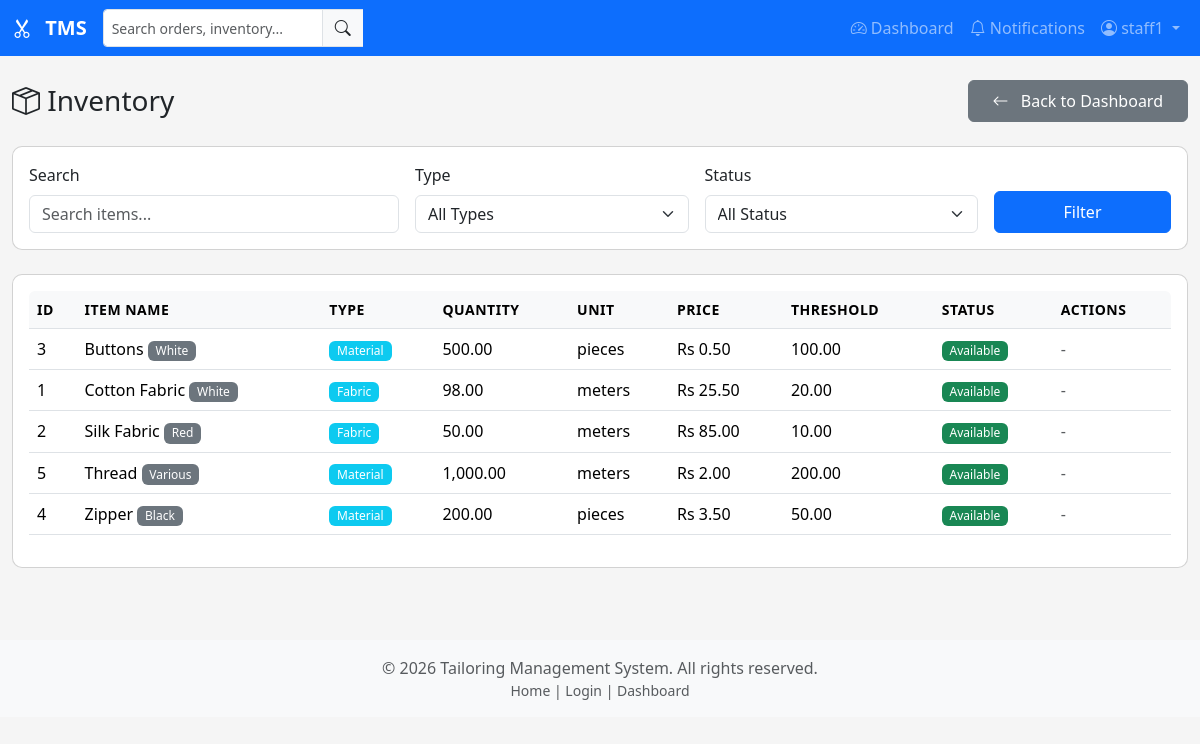
The app's page /staff/inventory.php (signed in) with its own data.
### tables this page shows
CREATE TABLE `inventory` (
  `id` int(11) NOT NULL,
  `item_name` varchar(100) NOT NULL,
  `type` enum('fabric','material','accessory') NOT NULL DEFAULT 'fabric',
  `description` text DEFAULT NULL,
  `quantity` decimal(10,2) NOT NULL DEFAULT 0.00,
  `unit` varchar(20) DEFAULT 'meters' COMMENT 'meters, pieces, kg, etc.',
  `price` decimal(10,2) NOT NULL DEFAULT 0.00,
  `low_stock_threshold` decimal(10,2) NOT NULL DEFAULT 10.00,
  `supplier` varchar(100) DEFAULT NULL,
  `color` varchar(50) DEFAULT NULL,
  `status` enum('available','out_of_stock','discontinued') NOT NULL DEFAULT 'available',
  `created_at` timestamp NOT NULL DEFAULT current_timestamp(),
  `updated_at` timestamp NOT NULL DEFAULT current_timestamp() ON UPDATE current_timestamp()
);

### includes/functions.php (called while the page is built, shortened)
<?php
function baseUrl($path = '') {
    $base = defined('BASE_URL') ? BASE_URL : '/TMS/';
    return rtrim($base, '/') . '/' . ltrim($path, '/');
}
?>

### staff/inventory.php (the view, shortened to what this page needs)
<?php
require_once __DIR__ . '/../includes/functions.php';
require_once __DIR__ . '/../includes/auth.php';
$search = $_GET['search'] ?? '';
$inventoryItems = [];
try {
    $whereConditions = [];
    $params = [];
    $whereClause = !empty($whereConditions) ? 'WHERE ' . implode(' AND ', $whereConditions) : '';
    $stmt = $pdo->prepare("
        SELECT * FROM inventory
        $whereClause
        ORDER BY item_name ASC
    ");
    $stmt->execute($params);
    $inventoryItems = $stmt->fetchAll();
} catch (PDOException $e) {
    $error = 'Error fetching inventory: ' . $e->getMessage();
}
$page = (int)($_GET['page'] ?? 1);
$perPage = 20;
$offset = ($page - 1) * $perPage;
$inventoryItems = array_slice($inventoryItems, $offset, $perPage);
include __DIR__ . '/../includes/header.php';
?>
<div class="container-fluid py-4">
    <div class="row mb-4">
        <div class="col-12">
            <div class="d-flex justify-content-between align-items-center">
                <div>
                    <h1 class="h3 mb-0">
                        <i class="bi bi-box-seam"></i> Inventory
                    </h1>
                </div>
                <div>
                    <a href="<?php echo baseUrl('staff/dashboard.php'); ?>" class="btn btn-secondary">
                        <i class="bi bi-arrow-left"></i> Back to Dashboard
                    </a>
                </div>
            </div>
        </div>
    </div>
    <div class="card mb-4">
        <div class="card-body">
            <form method="GET" class="row g-3">
                <div class="col-md-4">
                    <label for="search" class="form-label">Search</label>
                    <input type="text" class="form-control" id="search" name="search"
                           value="<?php echo htmlspecialchars($search); ?>"
                           placeholder="Search items...">
                </div>
                <div class="col-md-3">
                    <label for="type" class="form-label">Type</label>
                    <select class="form-select" id="type" name="type">
                        <option value="">All Types</option>
                    </select>
                </div>
                <div class="col-md-3">
                    <label for="status" class="form-label">Status</label>
                    <select class="form-select" id="status" name="status">
                        <option value="">All Status</option>
                    </select>
                </div>
                <div class="col-md-2 d-flex align-items-end">
                    <button type="submit" class="btn btn-primary w-100">Filter</button>
                </div>
            </form>
        </div>
    </div>
    <div class="card">
        <div class="card-body">
            <?php if (count($inventoryItems) > 0): ?>
                <div class="table-responsive">
                    <table class="table table-hover">
                        <thead>
                            <tr>
                                <th>ID</th>
                                <th>Item Name</th>
                                <th>Type</th>
                                <th>Quantity</th>
                                <th>Unit</th>
                                <th>Price</th>
                                <th>Threshold</th>
                                <th>Status</th>
                                <th>Actions</th>
                            </tr>
                        </thead>
                        <tbody>
                            <?php foreach ($inventoryItems as $item): ?>
                                <tr class="<?php echo $item['quantity'] <= $item['low_stock_threshold'] && $item['status'] == 'available' ? 'table-warning' : ''; ?>">
                                    <td><?php echo $item['id']; ?></td>
                                    <td>
                                        <?php echo htmlspecialchars($item['item_name']); ?>
                                        <?php if ($item['color']): ?>
                                            <span class="badge bg-secondary"><?php echo htmlspecialchars($item['color']); ?></span>
                                        <?php endif; ?>
                                    </td>
                                    <td>
                                        <span class="badge bg-info"><?php echo ucfirst($item['type']); ?></span>
                                    </td>
                                    <td>
                                        <span class="<?php echo $item['quantity'] <= $item['low_stock_threshold'] && $item['status'] == 'available' ? 'text-danger fw-bold' : ''; ?>">
                                            <?php echo number_format($item['quantity'], 2); ?>
                                        </span>
                                    </td>
                                    <td><?php echo htmlspecialchars($item['unit']); ?></td>
                                    <td>Rs <?php echo number_format($item['price'], 2); ?></td>
                                    <td><?php echo number_format($item['low_stock_threshold'], 2); ?></td>
                                    <td>
                                        <span class="badge bg-<?php
                                            echo $item['status'] == 'available' ? 'success' :
                                                ($item['status'] == 'out_of_stock' ? 'danger' : 'secondary');
                                        ?>">
                                            <?php echo ucfirst(str_replace('_', ' ', $item['status'])); ?>
                                        </span>
                                    </td>
                                    <td>
                                        <?php if ($item['quantity'] <= $item['low_stock_threshold'] && $item['status'] == 'available'): ?>
                                            <button type="button" class="btn btn-sm btn-warning"
                                                    onclick="requestLowStockAlert(<?php echo $item['id']; ?>, '<?php echo htmlspecialchars($item['item_name'], ENT_QUOTES); ?>')">
                                                <i class="bi bi-bell"></i> Alert Admin
                                            </button>
                                        <?php else: ?>
                                            <span class="text-muted">-</span>
                                        <?php endif; ?>
                                    </td>
                                </tr>
                            <?php endforeach; ?>
                        </tbody>
                    </table>
                </div>
            <?php else: ?>
                <p class="text-muted text-center py-4">No inventory items found.</p>
            <?php endif; ?>
        </div>
    </div>
</div>
<?php include __DIR__ . '/../includes/footer.php'; ?>

### assets/css/style.css (style rules this page uses)
:root { --primary-color: #0d6efd; --secondary-color: #6c757d; --success-color: #198754; --danger-color: #dc3545; --warning-color: #ffc107; --info-color: #0dcaf0; --light-color: #f8f9fa; --dark-color: #212529; }
body { font-family: 'Segoe UI', Tahoma, Geneva, Verdana, sans-serif; background-color: #f5f5f5; min-height: 100vh; }
.card { border-radius: 10px; transition: transform 0.2s ease-in-out; }
.form-label { font-weight: 500; margin-bottom: 0.5rem; }
.btn { border-radius: 6px; font-weight: 500; padding: 0.5rem 1.5rem; transition: all 0.2s ease-in-out; }
.btn i { margin-right: 0.5rem; }
.table-responsive { border-radius: 6px; }
.table thead th { background-color: #f8f9fa; font-weight: 600; text-transform: uppercase; font-size: 0.875rem; letter-spacing: 0.5px; }
.badge { padding: 0.35em 0.65em; font-weight: 500; }

### records on screen
inventory: id "3", item_name "Buttons", color "White", type "Material", quantity "500.00", unit "pieces", price "0.50", low_stock_threshold "100.00", status "Available"
inventory: id "1", item_name "Cotton Fabric", color "White", type "Fabric", quantity "98.00", unit "meters", price "25.50", low_stock_threshold "20.00", status "Available"
inventory: id "2", item_name "Silk Fabric", color "Red", type "Fabric", quantity "50.00", unit "meters", price "85.00", low_stock_threshold "10.00", status "Available"
inventory: id "5", item_name "Thread", color "Various", type "Material", quantity "1,000.00", unit "meters", price "2.00", low_stock_threshold "200.00", status "Available"
inventory: id "4", item_name "Zipper", color "Black", type "Material", quantity "200.00", unit "pieces", price "3.50", low_stock_threshold "50.00", status "Available"

### other values on screen
$_SESSION['user_name'] "staff1"
